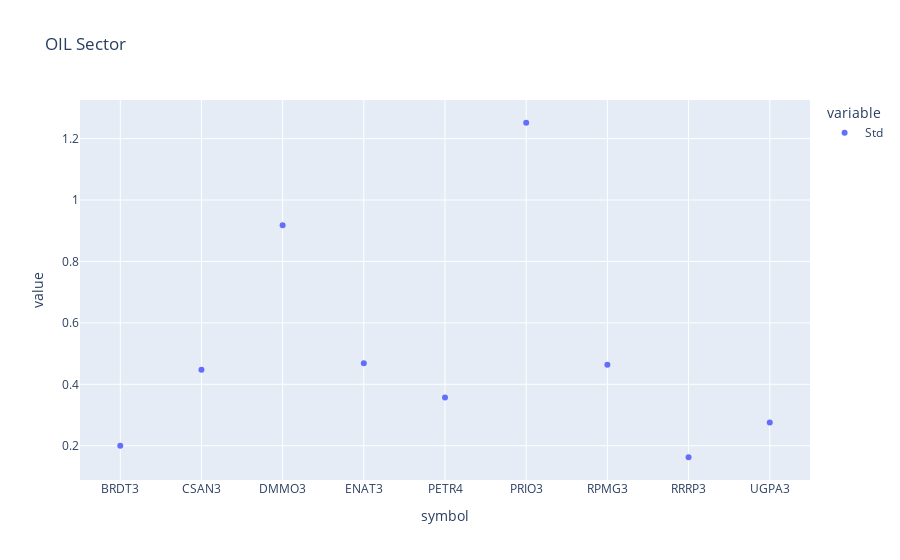
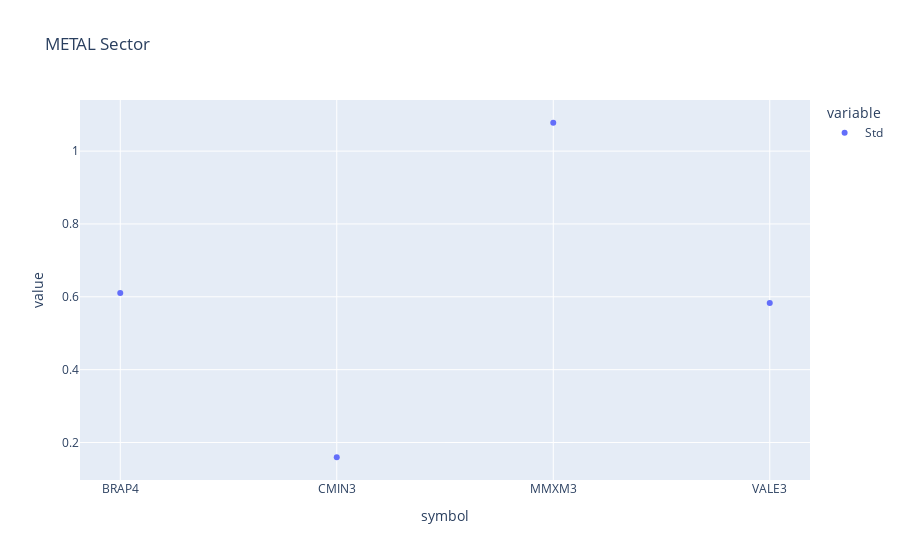
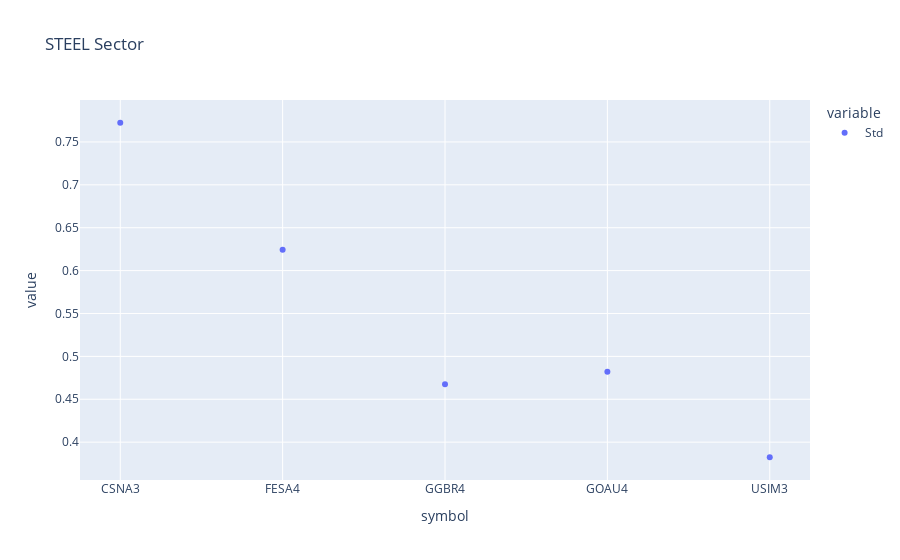
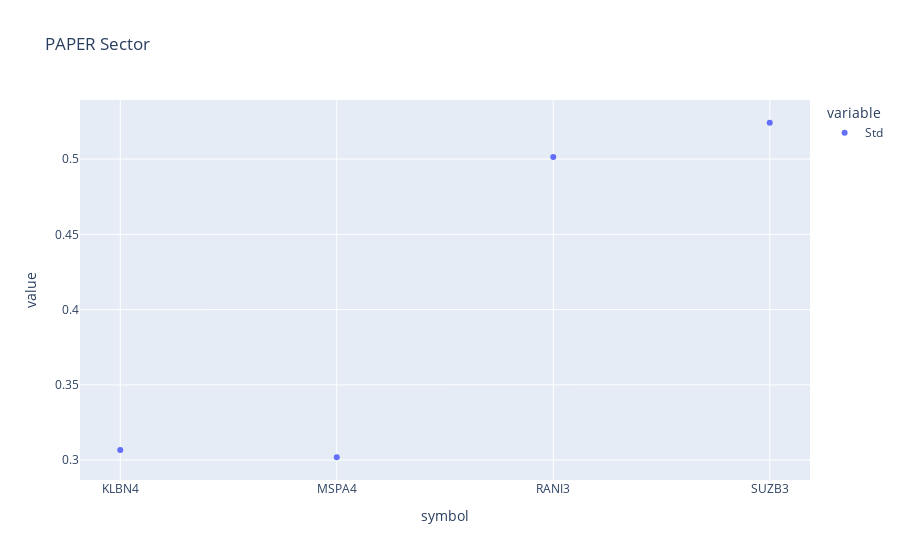

Here is the notebook cell these charts were saved with, in order:
### Code cell
for sector in list(sectors_dfs.keys()):

    df = pd.DataFrame(columns = sectors_dfs[sector].columns, index = ["Mean Price", "Std"])

    for column in sectors_dfs[sector].columns:

        df[column]["Mean Price"] = np.mean(sectors_dfs[sector][column])
        df[column]["Std"]        = np.std(sectors_dfs[sector][column])/np.mean(sectors_dfs[sector][column])

    fig = px.scatter(df.loc["Std"], title = f"{sector.upper()} Sector")
    fig.show()

### Figure 1 — Plotly figure (JSON) as saved in the notebook; plotly's stock layout.template omitted (floating-point values rounded to 4 significant figures)
{"data": [{"hovertemplate": "variable=Std<br>symbol=%{x}<br>value=%{y}<extra></extra>", "legendgroup": "Std", "marker": {"color": "#636efa", "symbol": "circle"}, "mode": "markers", "name": "Std", "orientation": "v", "showlegend": true, "type": "scatter", "x": ["BRDT3", "CSAN3", "DMMO3", "ENAT3", "PETR4", "PRIO3", "RPMG3", "RRRP3", "UGPA3"], "xaxis": "x", "y": [0.1997, 0.4472, 0.9182, 0.469, 0.3568, 1.252, 0.4639, 0.1626, 0.276], "yaxis": "y"}], "layout": {"legend": {"title": {"text": "variable"}, "tracegroupgap": 0}, "title": {"text": "OIL Sector"}, "xaxis": {"anchor": "y", "domain": [0, 1], "title": {"text": "symbol"}}, "yaxis": {"anchor": "x", "domain": [0, 1], "title": {"text": "value"}}}}

### Figure 2 — Plotly figure (JSON) as saved in the notebook; plotly's stock layout.template omitted (floating-point values rounded to 4 significant figures)
{"data": [{"hovertemplate": "variable=Std<br>symbol=%{x}<br>value=%{y}<extra></extra>", "legendgroup": "Std", "marker": {"color": "#636efa", "symbol": "circle"}, "mode": "markers", "name": "Std", "orientation": "v", "showlegend": true, "type": "scatter", "x": ["BRAP4", "CMIN3", "MMXM3", "VALE3"], "xaxis": "x", "y": [0.6107, 0.1596, 1.078, 0.583], "yaxis": "y"}], "layout": {"legend": {"title": {"text": "variable"}, "tracegroupgap": 0}, "title": {"text": "METAL Sector"}, "xaxis": {"anchor": "y", "domain": [0, 1], "title": {"text": "symbol"}}, "yaxis": {"anchor": "x", "domain": [0, 1], "title": {"text": "value"}}}}

### Figure 3 — Plotly figure (JSON) as saved in the notebook; plotly's stock layout.template omitted (floating-point values rounded to 4 significant figures)
{"data": [{"hovertemplate": "variable=Std<br>symbol=%{x}<br>value=%{y}<extra></extra>", "legendgroup": "Std", "marker": {"color": "#636efa", "symbol": "circle"}, "mode": "markers", "name": "Std", "orientation": "v", "showlegend": true, "type": "scatter", "x": ["CSNA3", "FESA4", "GGBR4", "GOAU4", "USIM3"], "xaxis": "x", "y": [0.7724, 0.6244, 0.4675, 0.4822, 0.3824], "yaxis": "y"}], "layout": {"legend": {"title": {"text": "variable"}, "tracegroupgap": 0}, "title": {"text": "STEEL Sector"}, "xaxis": {"anchor": "y", "domain": [0, 1], "title": {"text": "symbol"}}, "yaxis": {"anchor": "x", "domain": [0, 1], "title": {"text": "value"}}}}

### Figure 4 — Plotly figure (JSON) as saved in the notebook; plotly's stock layout.template omitted (floating-point values rounded to 4 significant figures)
{"data": [{"hovertemplate": "variable=Std<br>symbol=%{x}<br>value=%{y}<extra></extra>", "legendgroup": "Std", "marker": {"color": "#636efa", "symbol": "circle"}, "mode": "markers", "name": "Std", "orientation": "v", "showlegend": true, "type": "scatter", "x": ["KLBN4", "MSPA4", "RANI3", "SUZB3"], "xaxis": "x", "y": [0.3067, 0.3019, 0.5014, 0.5242], "yaxis": "y"}], "layout": {"legend": {"title": {"text": "variable"}, "tracegroupgap": 0}, "title": {"text": "PAPER Sector"}, "xaxis": {"anchor": "y", "domain": [0, 1], "title": {"text": "symbol"}}, "yaxis": {"anchor": "x", "domain": [0, 1], "title": {"text": "value"}}}}
